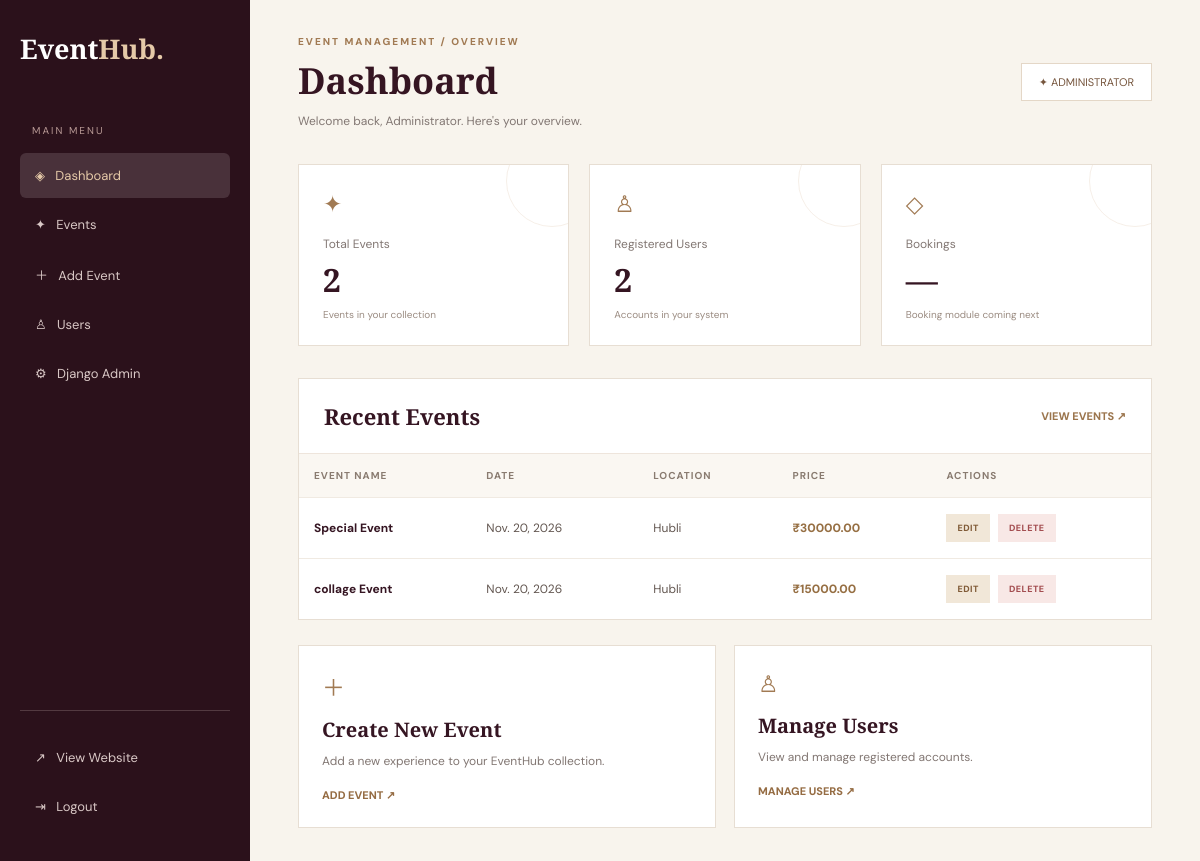
The page /dashboard/ (signed in) on the database its author committed.
### events/models.py (models this page shows, shortened)
class Event(models.Model):
    name = models.CharField(max_length=200)
    description = models.TextField()
    date = models.DateField()
    time = models.TimeField()
    location = models.CharField(max_length=200)
    price = models.DecimalField(max_digits=10, decimal_places=2)
    image = models.URLField(blank=True)
    image_file = models.ImageField(
        upload_to='events/',
        blank=True,
        null=True
    )

### events/views.py (the view)
# urls.py: path('dashboard/', views.admin_dashboard, name='dashboard'),
@staff_member_required
def admin_dashboard(request):
    User = get_user_model()
    context = {
        'total_events': Event.objects.count(),
        'total_users': User.objects.count(),
        'recent_events': Event.objects.all().order_by('-id')[:5],
    }
    return render(request, 'events/dashboard.html', context)

### events/templates/events/dashboard.html (shortened to what this page needs)
<!DOCTYPE html>
<html lang="en">
<head>
</head>
<body>
<div class="layout">
<aside class="sidebar">
<div class="logo">Event<span>Hub.</span></div>
<div class="menu-label">MAIN MENU</div>
<nav>
<a class="side-link active" href="{% url 'dashboard' %}">◈ &nbsp; Dashboard</a>
<a class="side-link" href="{% url 'dashboard' %}#recent-events">✦ &nbsp; Events</a>
<a class="side-link" href="{% url 'add_event' %}">＋ &nbsp; Add Event</a>
<a class="side-link" href="{% url 'admin_users' %}">♙ &nbsp; Users</a>
<a class="side-link" href="/admin/">⚙ &nbsp; Django Admin</a>
</nav>
<div class="sidebar-bottom">
<a class="side-link" href="/">↗ &nbsp; View Website</a>
<form class="logout-form" method="post" action="/admin/logout/">
<button type="submit" class="side-link logout-button">⇥ &nbsp; Logout</button>
</form>
</div>
</aside>
<main class="main">
<header class="topbar">
<div>
<div class="eyebrow">EVENT MANAGEMENT / OVERVIEW</div>
<h1>Dashboard</h1>
<p class="welcome">Welcome back, Administrator. Here's your overview.</p>
</div>
<div class="admin-badge">✦ ADMINISTRATOR</div>
</header>
<div class="stats">
<div class="stat-card">
<div class="stat-icon">✦</div>
<p>Total Events</p>
<h2>{{ total_events }}</h2>
<div class="stat-note">Events in your collection</div>
</div>
<div class="stat-card">
<div class="stat-icon">♙</div>
<p>Registered Users</p>
<h2>{{ total_users }}</h2>
<div class="stat-note">Accounts in your system</div>
</div>
<div class="stat-card">
<div class="stat-icon">◇</div>
<p>Bookings</p>
<h2>—</h2>
<div class="stat-note">Booking module coming next</div>
</div>
</div>
<section class="panel" id="recent-events">
<div class="panel-header">
<h2>Recent Events</h2>
<a href="{% url 'dashboard' %}#recent-events">VIEW EVENTS ↗</a>
</div>
<div class="table-wrap">
<table>
<thead>
<tr>
<th>Event Name</th>
<th>Date</th>
<th>Location</th>
<th>Price</th>
<th>Actions</th>
</tr>
</thead>
<tbody>
{% for event in recent_events %}
<tr>
<td class="event-name">{{ event.name }}</td>
<td>{{ event.date }}</td>
<td>{{ event.location }}</td>
<td class="price">₹{{ event.price }}</td>
<td>
<div class="actions">
<a class="action-btn edit-btn" href="{% url 'edit_event' event.id %}">EDIT</a>
<a class="action-btn delete-btn" href="{% url 'delete_event' event.id %}">DELETE</a>
</div>
</td>
</tr>
{% empty %}
<tr>
<td colspan="5">No events have been added yet.</td>
</tr>
{% endfor %}
</tbody>
</table>
</div>
</section>
<div class="modules">
<div class="module">
<div class="module-icon">＋</div>
<h3>Create New Event</h3>
<p>Add a new experience to your EventHub collection.</p>
<a href="{% url 'add_event' %}">ADD EVENT ↗</a>
</div>
<div class="module">
<div class="module-icon">♙</div>
<h3>Manage Users</h3>
<p>View and manage registered accounts.</p>
<a href="{% url 'admin_users' %}">MANAGE USERS ↗</a>
</div>
</div>
</main>
</div>
</body>
</html>

### events/templates/events/dashboard.html (style rules this page uses)
* { box-sizing:border-box;margin:0;padding:0 }
body { font-family:'DM Sans',sans-serif;background:#F8F4ED;color:#35232B }
a { text-decoration:none;color:inherit }
.layout { display:flex;min-height:100vh }
.sidebar { width:250px;background:#2B111B;color:white;padding:30px 20px;display:flex;flex-direction:column;flex-shrink:0 }
.logo { font:700 27px 'Playfair Display',serif;margin-bottom:45px }
.logo span { color:#E5C9A8 }
.menu-label { font-size:10px;color:#B99A96;letter-spacing:2px;margin:12px }
.side-link { display:block;width:100%;padding:14px 15px;color:#D9C8C6;font-size:13px;border-radius:6px;margin:4px 0;transition:.25s }
.side-link:hover,.side-link.active { background:#49313A;color:#E5C9A8 }
.sidebar-bottom { margin-top:auto;border-top:1px solid #533A41;padding-top:20px }
.logout-form { margin:0 }
.logout-button { background:transparent;border:0;text-align:left;cursor:pointer;font-family:inherit }
.main { flex:1;min-width:0;padding:35px 4% }
.topbar { display:flex;justify-content:space-between;align-items:center;gap:15px;margin-bottom:35px;flex-wrap:wrap }
.eyebrow { font-size:10px;letter-spacing:2px;color:#A17A53;font-weight:800 }
h1 { font:700 36px 'Playfair Display',serif;color:#351522;margin-top:8px }
.welcome { font-size:12px;color:#827773;margin-top:8px }
.admin-badge { padding:11px 17px;border:1px solid #E4D7C7;background:white;font-size:11px;color:#76563E }
.stats { display:grid;grid-template-columns:repeat(3,minmax(0,1fr));gap:20px;margin-bottom:32px }
.stat-card { background:white;padding:24px;border:1px solid #E7DED3;position:relative;overflow:hidden;transition:.3s }
.stat-icon { color:#A17A53;font-size:23px }
.stat-card p { color:#827773;font-size:12px;margin-top:17px }
.stat-card h2 { font:700 32px 'Playfair Display',serif;color:#351522;margin-top:6px }
.stat-note { font-size:10px;color:#9B8C82;margin-top:7px }
.stat-card:after { content:"";position:absolute;width:90px;height:90px;border:1px solid #C59B7028;border-radius:50%;right:-30px;top:-30px }
.panel { background:white;border:1px solid #E7DED3;margin-bottom:25px }
.panel-header { padding:22px 25px;border-bottom:1px solid #EEE5DC;display:flex;justify-content:space-between;align-items:center;gap:12px }
.panel-header h2 { font:600 22px 'Playfair Display',serif;color:#351522 }
.panel-header a { font-size:11px;color:#9B754D;font-weight:800 }
.table-wrap { overflow-x:auto }
table { width:100%;border-collapse:collapse;min-width:750px }
th { background:#FAF7F2;text-align:left;padding:15px;color:#897B70;font-size:10px;letter-spacing:1px;text-transform:uppercase }
td { padding:16px 15px;border-top:1px solid #F0EAE2;font-size:12px;color:#625650 }
.event-name { font-weight:700;color:#351522 }
.price { color:#966F43;font-weight:800 }
.actions { display:flex;gap:8px;align-items:center }
.action-btn { display:inline-block;padding:8px 11px;font-size:9px;font-weight:800;letter-spacing:.5px;transition:.25s }
.edit-btn { background:#F1E7D8;color:#805B37 }
.delete-btn { background:#F8E8E6;color:#A34D50 }
.modules { display:grid;grid-template-columns:repeat(2,minmax(0,1fr));gap:18px }
.module { background:white;border:1px solid #E7DED3;padding:23px;transition:.3s }
.module-icon { font-size:23px;color:#A17A53 }
.module h3 { font:600 20px 'Playfair Display',serif;margin:13px 0 8px;color:#351522 }
.module p { font-size:12px;color:#827773;line-height:1.7 }
.module a { display:inline-block;margin-top:17px;color:#956C43;font-size:11px;font-weight:800 }

### rows shown on the page
Event: name "Special Event", date "Nov. 20, 2026", location "Hubli", price "30000.00"
Event: name "collage Event", date "Nov. 20, 2026", location "Hubli", price "15000.00"

### other values the page prints
{{ total_events }} "2"
{{ total_users }} "2"
